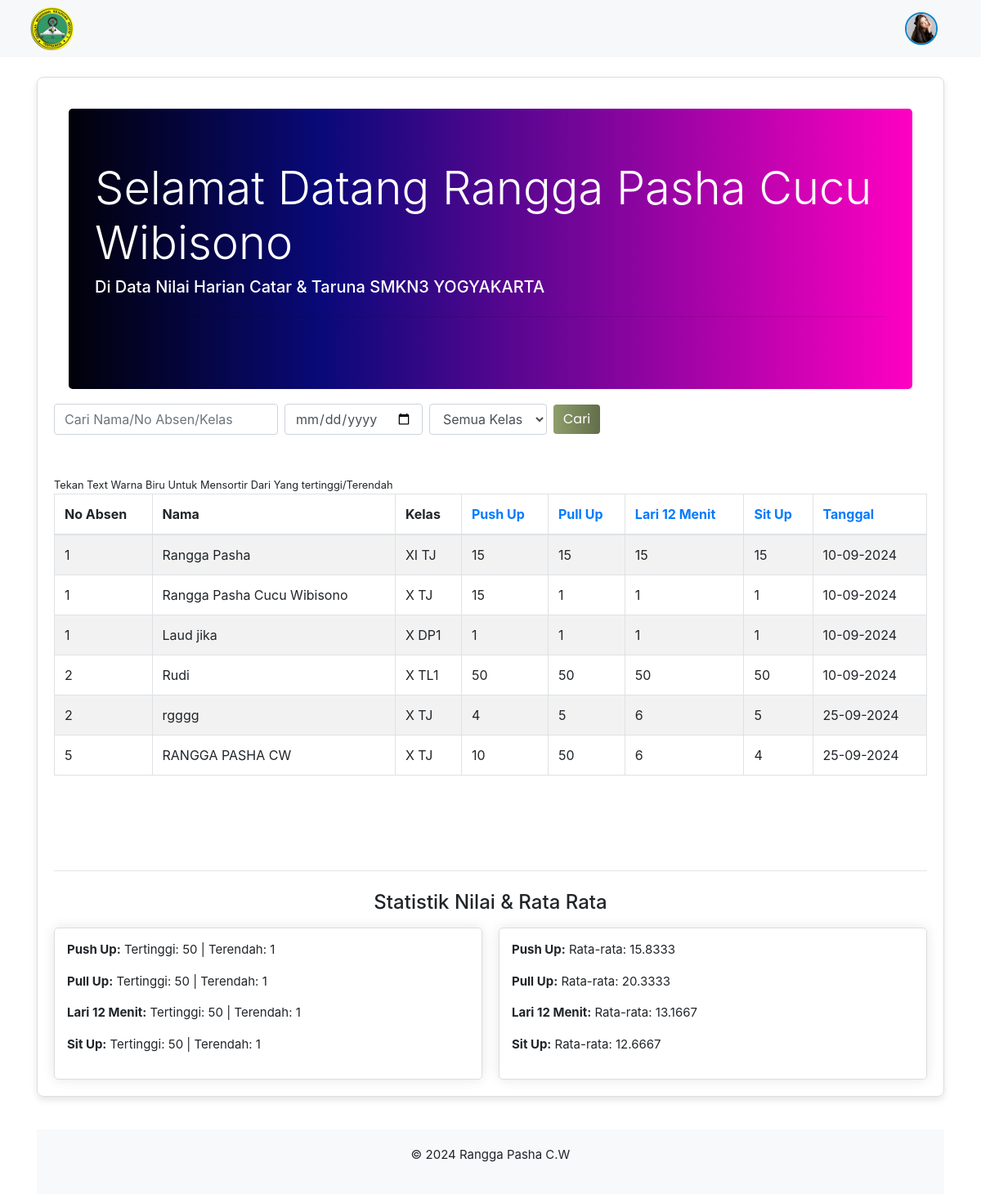
Page /home_siswa.php (signed in) on the committed database.
### tables this page shows
CREATE TABLE `tuser` (
  `id` int(11) NOT NULL,
  `nama_lengkap` varchar(100) NOT NULL,
  `username` varchar(50) NOT NULL,
  `password` varchar(255) NOT NULL,
  `level` enum('Siswa','Instruktur') NOT NULL,
  `profile_picture` varchar(255) DEFAULT NULL
);

CREATE TABLE `data_nilai` (
  `id` int(11) NOT NULL,
  `no_absen` int(11) NOT NULL,
  `nama` varchar(255) NOT NULL,
  `kelas` text NOT NULL,
  `push_up` int(11) DEFAULT 0,
  `pull_up` int(11) DEFAULT 0,
  `lari_12menit` int(11) DEFAULT NULL,
  `sit_up` int(11) DEFAULT 0,
  `instruktur_id` int(11) NOT NULL,
  `tanggal` date DEFAULT current_timestamp()
);

### home_siswa.php (the view, shortened to what this page needs)
<?php
include 'navbar.php';
$search = isset($_GET['search']) ? mysqli_real_escape_string($koneksi, $_GET['search']) : '';
$date = isset($_GET['date']) ? mysqli_real_escape_string($koneksi, $_GET['date']) : '';
$query = "SELECT * FROM data_nilai WHERE (nama LIKE '%$search%' OR no_absen LIKE '%$search%' OR kelas LIKE '%$search%')";
if ($_SESSION['level'] === 'Instruktur') {
    $instruktur_id = $_SESSION['id'];
    $query .= " AND instruktur_id='$instruktur_id'";
}
$items_per_page = 10;
$current_page = isset($_GET['page']) ? (int)$_GET['page'] : 1;
$start_index = ($current_page - 1) * $items_per_page;
$sort_column = isset($_GET['sort']) ? $_GET['sort'] : 'no_absen';
$sort_order = isset($_GET['order']) && ($_GET['order'] == 'asc' || $_GET['order'] == 'desc') ? $_GET['order'] : 'asc';
$query .= " ORDER BY $sort_column $sort_order LIMIT $start_index, $items_per_page";
$result = mysqli_query($koneksi, $query);
$max_query = "SELECT
    MAX(push_up) AS max_push_up,
    MIN(push_up) AS min_push_up,
    MAX(pull_up) AS max_pull_up,
    MIN(pull_up) AS min_pull_up,
    MAX(lari_12menit) AS max_lari_12menit,
    MIN(lari_12menit) AS min_lari_12menit,
    MAX(sit_up) AS max_sit_up,
    MIN(sit_up) AS min_sit_up
FROM data_nilai";
if ($_SESSION['level'] === 'Instruktur') {
    $max_query .= " WHERE instruktur_id='$instruktur_id'";
}
$max_result = mysqli_query($koneksi, $max_query);
$max_values = mysqli_fetch_assoc($max_result);
$avg_query = "SELECT
    AVG(push_up) AS avg_push_up,
    AVG(pull_up) AS avg_pull_up,
    AVG(lari_12menit) AS avg_lari_12menit,
    AVG(sit_up) AS avg_sit_up
FROM data_nilai";
if ($_SESSION['level'] === 'Instruktur') {
    $avg_query .= " WHERE instruktur_id='$instruktur_id'";
}
$avg_result = mysqli_query($koneksi, $avg_query);
$avg_values = mysqli_fetch_assoc($avg_result);
?>
<!DOCTYPE html>
<html lang="en">
<head>
    <link rel="stylesheet" href="vendors/owl-carousel/css/owl.carousel.min.css">
    <link rel="stylesheet" href="vendors/owl-carousel/css/owl.theme.default.css">
    <link rel="stylesheet" href="vendors/mdi/css/materialdesignicons.min.css">
    <link rel="stylesheet" href="vendors/aos/css/aos.css">
    <link rel="stylesheet" href="css/style.min.css">
    <link href="assets/dist/css/bootstrap.min.css" rel="stylesheet">
</head>
<body>
<div class="container mt-4">
    <div class="main-card">
        <div class="jumbotron custom-jumbotron">
            <h1 class="display-4 bold">Selamat Datang <?php echo htmlspecialchars($_SESSION['nama_lengkap']); ?></h1>
            <h5>Di Data Nilai Harian Catar & Taruna SMKN3 YOGYAKARTA</h5>
            <hr class="my-4">
        </div>
    <form class="form-inline mb-4" method="GET" action="home_siswa.php">
        <div class="form-group mr-2">
            <input type="text" class="form-control" id="search" name="search" placeholder="Cari Nama/No Absen/Kelas" value="<?php echo htmlspecialchars($search); ?>">
        </div>
        <div class="form-group mr-2">
            <input type="date" class="form-control" id="date" name="date" value="<?php echo htmlspecialchars($date); ?>">
        </div>
        <div class="form-group">
                <select name="kelas_filter" class="form-control">
                        <option value="">Semua Kelas</option>
                    </select>
                    <button type="submit" class="btn btn-primary ml-2">Cari</button>
                </div>
            </form>
    <div class="table-responsive mt-5">
        <table class="table table-striped table-bordered">
            <thead>
                <small>Tekan Text Warna Biru Untuk Mensortir Dari Yang tertinggi/Terendah</small>
                <tr>
                    <th>No Absen</th>
                    <th>Nama</th>
                    <th>Kelas</th>
                    <th><a href="javascript:void(0);" onclick="sortTable('push_up');">Push Up</a></th>
                    <th><a href="javascript:void(0);" onclick="sortTable('pull_up');">Pull Up</a></th>
                    <th><a href="javascript:void(0);" onclick="sortTable('lari_12menit');">Lari 12 Menit</a></th>
                    <th><a href="javascript:void(0);" onclick="sortTable('sit_up');">Sit Up</a></th>
                    <th><a href="javascript:void(0);" onclick="sortTable('tanggal');">Tanggal</a></th>
                </tr>
            </thead>
            <tbody>
                <?php if (mysqli_num_rows($result) > 0): ?>
                    <?php while ($row = mysqli_fetch_assoc($result)): ?>
                        <tr>
                            <td><?php echo htmlspecialchars($row['no_absen']); ?></td>
                            <td><?php echo htmlspecialchars($row['nama']); ?></td>
                            <td><?php echo htmlspecialchars($row['kelas']); ?></td>
                            <td><?php echo htmlspecialchars($row['push_up']); ?></td>
                            <td><?php echo htmlspecialchars($row['pull_up']); ?></td>
                            <td><?php echo htmlspecialchars($row['lari_12menit']); ?></td>
                            <td><?php echo htmlspecialchars($row['sit_up']); ?></td>
                            <td><?php echo htmlspecialchars(date('d-m-Y', strtotime($row['tanggal']))); ?></td>
                        </tr>
                    <?php endwhile; ?>
                <?php else: ?>
                    <tr>
                        <td colspan="8" class="text-center">Tidak ada data yang ditemukan</td>
                    </tr>
                <?php endif; ?>
            </tbody>
        </table>
    </div>
    <hr>
    <h4 class="text-center mt-4" >Statistik Nilai & Rata Rata</h4>
    <div class="statistik-container mt-3">
        <div class="statistik-card">
            <p><strong>Push Up:</strong> Tertinggi: <?php echo htmlspecialchars($max_values['max_push_up']); ?> | Terendah: <?php echo htmlspecialchars($max_values['min_push_up']); ?></p>
            <p><strong>Pull Up:</strong> Tertinggi: <?php echo htmlspecialchars($max_values['max_pull_up']); ?> | Terendah: <?php echo htmlspecialchars($max_values['min_pull_up']); ?></p>
            <p><strong>Lari 12 Menit:</strong> Tertinggi: <?php echo htmlspecialchars($max_values['max_lari_12menit']); ?> | Terendah: <?php echo htmlspecialchars($max_values['min_lari_12menit']); ?></p>
            <p><strong>Sit Up:</strong> Tertinggi: <?php echo htmlspecialchars($max_values['max_sit_up']); ?> | Terendah: <?php echo htmlspecialchars($max_values['min_sit_up']); ?></p>
        </div>
        <div class="statistik-card">
            <p><strong>Push Up:</strong> Rata-rata: <?php echo htmlspecialchars($avg_values['avg_push_up']); ?></p>
            <p><strong>Pull Up:</strong> Rata-rata: <?php echo htmlspecialchars($avg_values['avg_pull_up']); ?></p>
            <p><strong>Lari 12 Menit:</strong> Rata-rata: <?php echo htmlspecialchars($avg_values['avg_lari_12menit']); ?></p>
            <p><strong>Sit Up:</strong> Rata-rata: <?php echo htmlspecialchars($avg_values['avg_sit_up']); ?></p>
        </div>
    </div>
</div>
<div class="footer">
<p>&copy; 2024 Rangga Pasha C.W</p>
</div>
</body>
</html>

### navbar.php (shortened to what this page needs)
<?php
$server = "localhost";
$user = "root";
$password = "";
$database = "dblatihan";
$koneksi = mysqli_connect($server, $user, $password, $database) or die(mysqli_error($koneksi));
$query = "SELECT profile_picture FROM tuser WHERE username = ?";
$stmt = $koneksi->prepare($query);
if ($stmt) {
    $stmt->bind_param("s", $_SESSION['username']);
    $stmt->execute();
    $result = $stmt->get_result();
    $user = $result->fetch_assoc();
} else {
    echo "Error preparing statement: " . $koneksi->error;
}
?>
<!DOCTYPE html>
<html lang="en">
<head>
    <link rel="stylesheet" href="vendors/owl-carousel/css/owl.carousel.min.css">
    <link rel="stylesheet" href="vendors/owl-carousel/css/owl.theme.default.css">
    <link rel="stylesheet" href="vendors/mdi/css/materialdesignicons.min.css">
    <link rel="stylesheet" href="vendors/aos/css/aos.css">
    <link rel="stylesheet" href="css/style.min.css">
    <link href="assets/dist/css/bootstrap.min.css" rel="stylesheet">
</head>
<body>
<header id="header-section">
    <nav class="navbar navbar-expand-lg pl-3 pl-sm-0" id="navbar">
        <div class="container">
            <div class="navbar-brand-wrapper d-flex w-100">
                <img src="images/logosmk3.png" alt="" width="54" height="54">
            </div>
            <div class="collapse navbar-collapse navbar-menu-wrapper" id="navbarSupportedContent">
                <ul class="navbar-nav align-items-lg-center align-items-start ml-auto">
                    <li class="nav-item dropdown">
                        <a class="" href="#" id="navbarDropdownMenuLink" role="button" data-toggle="dropdown" aria-haspopup="true" aria-expanded="false">
                            <?php if (!empty($user['profile_picture'])): ?>
                                <img src="uploads/<?php echo htmlspecialchars($user['profile_picture']); ?>" alt="Profile Picture" class="profile-img-navbar">
                            <?php else: ?>
                                <div class="profile-initials-navbar">
                                    <?php echo getInitials($_SESSION['nama_lengkap']); ?>
                                </div>
                            <?php endif; ?>
                        </a>
                    </li>
                </ul>
            </div>
        </div>
    </nav>
</header>
</body>
</html>

### navbar.php (style rules this page uses)
.profile-img-navbar, .profile-initials-navbar { width: 40px; height: 40px; border-radius: 50%; display: flex; justify-content: center; align-items: center; font-size: 14px; font-weight: bold; text-transform: uppercase; color: white; border: 2px solid #0a83c9; }
.profile-img-navbar { object-fit: cover; }

### home_siswa.php (style rules this page uses)
.main-card { border: 1px solid #ddd; border-radius: 8px; box-shadow: 0 4px 8px rgba(0, 0, 0, 0.1); padding: 20px; margin-top: 20px; }
.footer { background-color: #f8f9fa; padding: 20px 0; text-align: center; margin-top: 40px; }
.statistik-container { display: flex; justify-content: space-between; flex-wrap: wrap; gap: 20px; }
.statistik-card { flex: 1 1 45%; border: 1px solid #ddd; padding: 15px; border-radius: 5px; box-shadow: 0 0 15px rgba(0, 0, 0, 0.1); }
.custom-jumbotron { background: rgb(1,1,9); background: linear-gradient(90deg, rgba(1,1,9,1) 0%, rgba(9,9,121,1) 30%, rgba(255,0,194,1) 100%); color: #ffffff; margin-top: 30px; margin: 18px; }
.btn { background: linear-gradient(to right, #8E9E6B, #636e4a); border: none; transition: background 0.3s ease-in; }

### rows in the picture
tuser: profile_picture (picture)
data_nilai: no_absen "1", nama "Rangga Pasha", kelas "XI TJ", push_up "15", pull_up "15", lari_12menit "15", sit_up "15", tanggal "10-09-2024"
data_nilai: no_absen "1", nama "Rangga Pasha Cucu Wibisono", kelas "X TJ", push_up "15", pull_up "1", lari_12menit "1", sit_up "1", tanggal "10-09-2024"
data_nilai: no_absen "1", nama "Laud jika", kelas "X DP1", push_up "1", pull_up "1", lari_12menit "1", sit_up "1", tanggal "10-09-2024"
data_nilai: no_absen "2", nama "Rudi", kelas "X TL1", push_up "50", pull_up "50", lari_12menit "50", sit_up "50", tanggal "10-09-2024"
data_nilai: no_absen "2", nama "rgggg", kelas "X TJ", push_up "4", pull_up "5", lari_12menit "6", sit_up "5", tanggal "25-09-2024"
data_nilai: no_absen "5", nama "RANGGA PASHA CW", kelas "X TJ", push_up "10", pull_up "50", lari_12menit "6", sit_up "4", tanggal "25-09-2024"

### other values in the picture
$_SESSION['nama_lengkap'] "Rangga Pasha Cucu Wibisono"
$max_values['max_push_up'] "50"
$max_values['min_push_up'] "1"
$max_values['max_pull_up'] "50"
$max_values['min_pull_up'] "1"
$max_values['max_lari_12menit'] "50"
$max_values['min_lari_12menit'] "1"
$max_values['max_sit_up'] "50"
$max_values['min_sit_up'] "1"
$avg_values['avg_push_up'] "15.8333"
$avg_values['avg_pull_up'] "20.3333"
$avg_values['avg_lari_12menit'] "13.1667"
$avg_values['avg_sit_up'] "12.6667"
